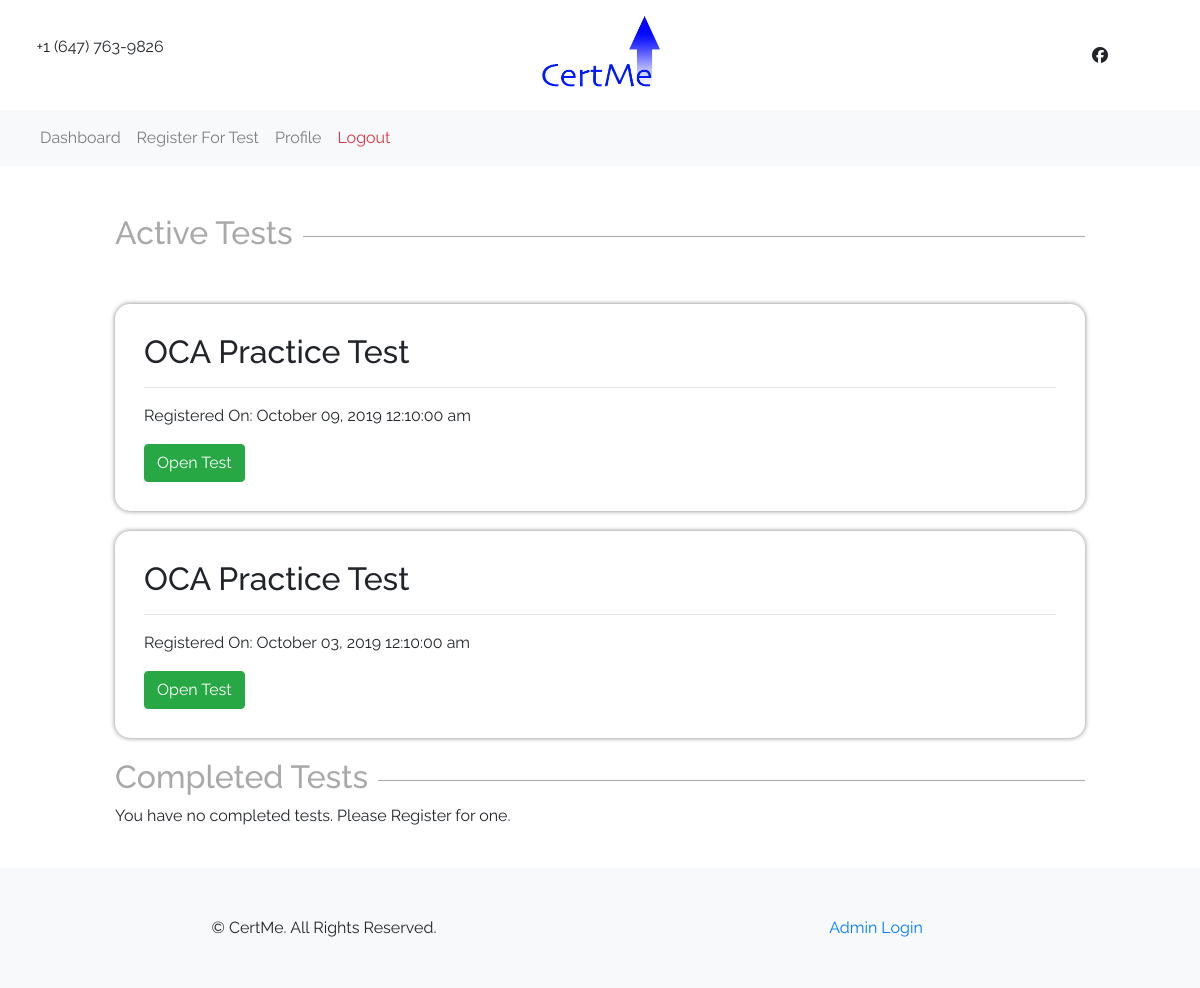
/?action=dashboard (signed in), run on the app's committed database.
### tables this page shows
CREATE TABLE `register_test` (
  `registration_id` int(6) NOT NULL,
  `test_id` int(6) NOT NULL,
  `customer_id` int(6) NOT NULL,
  `registration_date` datetime NOT NULL,
  `status` int(1) NOT NULL,
  `completion_date` datetime NOT NULL,
  `score` double(5,2) NOT NULL,
  `reg_date` date NOT NULL
);

CREATE TABLE `tests` (
  `test_id` int(2) NOT NULL,
  `test_name` varchar(20) NOT NULL,
  `test_description` varchar(500) NOT NULL,
  `test_category` int(6) NOT NULL,
  `test_max_mins` int(3) NOT NULL,
  `test_max_questions` int(2) NOT NULL
);

### view/dashboard.php (the view, shortened to what this page needs)
<div class="container-fluid">
<div class="row">
    <div class="col-md-1"></div>
    <div class="col-md-10 mt-5">
        <h2 class="heading-text"><span>Active Tests</span></h2>
        <br/>
        <?php
            include("model/database.php");
            $email = $_SESSION['login'];
            $sqlforgetid = "SELECT customer_id  FROM  customer WHERE email = '$email' ";
            $stmt = $conn->prepare($sqlforgetid);
            $stmt->execute();
            $id = $stmt->fetch()[0];
            $sql = "SELECT * FROM register_test , tests WHERE  register_test.test_id = tests.test_id AND status = 1 and customer_id = $id ORDER BY registration_date DESC";
            $stmt = $conn->prepare($sql);
            $stmt->execute();
            $result = $stmt->fetchALl();
            if(count($result)==0)
            {
                echo("<p>You have no active tests. Please Register for one.</p>");
            }
            else
            {
                foreach($result as $row)
                {
            ?>
            <div class="test-board">
                <h2><?php echo($row["test_name"]);?></h2>
                <hr/>
                <p>Registered On: <?php
                $date = date_create($row["registration_date"]);
                echo(date_format($date, "F d, Y h:m:s a")); ?></p>
                <a href=".?action=start-test&test-id=<?php echo($row['test_id']) ?>" class="btn btn-success">Open Test</a>
            </div>
            <?php
                }
            }
        ?>
        <h2 class="heading-text"><span>Completed  Tests</span></h2>
        <?php
            $sql = "SELECT * FROM register_test , tests WHERE  register_test.test_id = tests.test_id AND status = 0 and customer_id = $id ORDER BY completion_date DESC ";
            $stmt = $conn->prepare($sql);
            $stmt->execute();
            $result = $stmt->fetchALl();
            if(count($result)==0)
            {
                echo("<p>You have no completed tests. Please Register for one.</p>");
            }
        ?>
        <br/>
    </div>
    <div class="col-md-1"></div>
</div>
</div>

### static/css/main.css (style rules this page uses)
body { font-family: 'Raleway', sans-serif; }
.heading-text { position: relative; }
.heading-text span { background-color: white; color: darkgray; padding-right: 10px; }
.heading-text:after { content:""; position: absolute; bottom: 0; left: 0; right: 0; height: 0.5em; border-top: 1px solid darkgray; z-index: -1; }
.test-board { display: block; padding: 3%; box-shadow: 0 0 5px gray; border-radius:15px; margin:2% 0px; }

### data on the page
register_test: test.test_name "OCA Practice Test", registration_date "October 09, 2019 12:10:00 am"
register_test: test.test_name "OCA Practice Test", registration_date "October 03, 2019 12:10:00 am"
